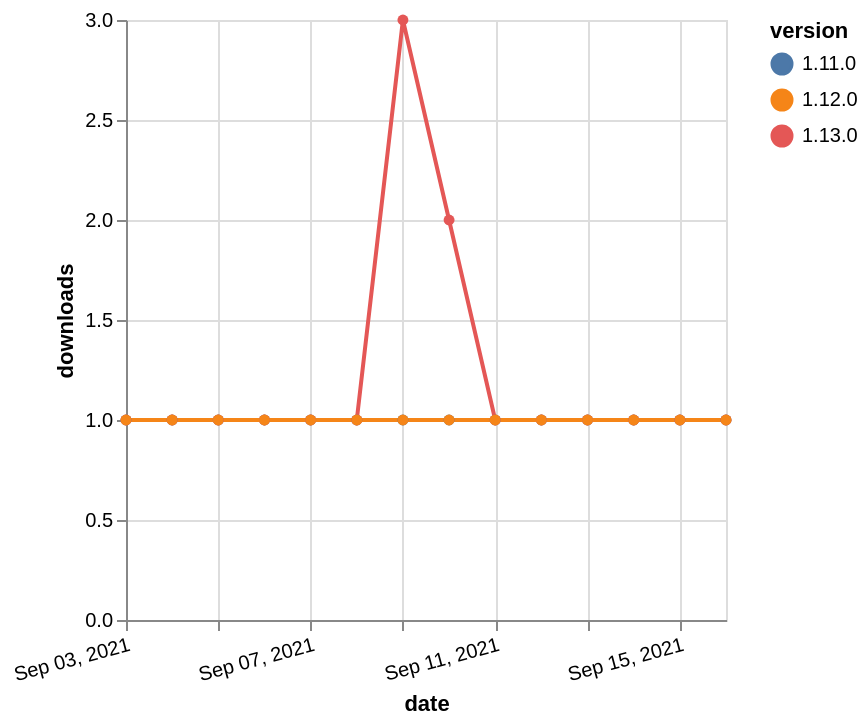

Describe this chart as a Vega-Lite specification.
### Vega-Lite specification from a JSON file in a GitHub repository (floating-point values rounded to 4 significant figures)
{"$schema": "https://vega.github.io/schema/vega-lite/v5.json", "description": "A simple bar chart with embedded data.", "data": {"values": [{"date": "2021-09-03", "total": 204, "delta": 1, "version": "1.11.0"}, {"date": "2021-09-04", "total": 205, "delta": 1, "version": "1.11.0"}, {"date": "2021-09-05", "total": 206, "delta": 1, "version": "1.11.0"}, {"date": "2021-09-06", "total": 207, "delta": 1, "version": "1.11.0"}, {"date": "2021-09-07", "total": 208, "delta": 1, "version": "1.11.0"}, {"date": "2021-09-08", "total": 209, "delta": 1, "version": "1.11.0"}, {"date": "2021-09-09", "total": 210, "delta": 1, "version": "1.11.0"}, {"date": "2021-09-10", "total": 211, "delta": 1, "version": "1.11.0"}, {"date": "2021-09-11", "total": 212, "delta": 1, "version": "1.11.0"}, {"date": "2021-09-12", "total": 213, "delta": 1, "version": "1.11.0"}, {"date": "2021-09-13", "total": 214, "delta": 1, "version": "1.11.0"}, {"date": "2021-09-14", "total": 215, "delta": 1, "version": "1.11.0"}, {"date": "2021-09-15", "total": 216, "delta": 1, "version": "1.11.0"}, {"date": "2021-09-16", "total": 217, "delta": 1, "version": "1.11.0"}, {"date": "2021-09-03", "total": 274, "delta": 1, "version": "1.13.0"}, {"date": "2021-09-04", "total": 275, "delta": 1, "version": "1.13.0"}, {"date": "2021-09-05", "total": 276, "delta": 1, "version": "1.13.0"}, {"date": "2021-09-06", "total": 277, "delta": 1, "version": "1.13.0"}, {"date": "2021-09-07", "total": 278, "delta": 1, "version": "1.13.0"}, {"date": "2021-09-08", "total": 279, "delta": 1, "version": "1.13.0"}, {"date": "2021-09-09", "total": 282, "delta": 3, "version": "1.13.0"}, {"date": "2021-09-10", "total": 284, "delta": 2, "version": "1.13.0"}, {"date": "2021-09-11", "total": 285, "delta": 1, "version": "1.13.0"}, {"date": "2021-09-12", "total": 286, "delta": 1, "version": "1.13.0"}, {"date": "2021-09-13", "total": 287, "delta": 1, "version": "1.13.0"}, {"date": "2021-09-14", "total": 288, "delta": 1, "version": "1.13.0"}, {"date": "2021-09-15", "total": 289, "delta": 1, "version": "1.13.0"}, {"date": "2021-09-16", "total": 290, "delta": 1, "version": "1.13.0"}, {"date": "2021-09-03", "total": 181, "delta": 1, "version": "1.12.0"}, {"date": "2021-09-04", "total": 182, "delta": 1, "version": "1.12.0"}, {"date": "2021-09-05", "total": 183, "delta": 1, "version": "1.12.0"}, {"date": "2021-09-06", "total": 184, "delta": 1, "version": "1.12.0"}, {"date": "2021-09-07", "total": 185, "delta": 1, "version": "1.12.0"}, {"date": "2021-09-08", "total": 186, "delta": 1, "version": "1.12.0"}, {"date": "2021-09-09", "total": 187, "delta": 1, "version": "1.12.0"}, {"date": "2021-09-10", "total": 188, "delta": 1, "version": "1.12.0"}, {"date": "2021-09-11", "total": 189, "delta": 1, "version": "1.12.0"}, {"date": "2021-09-12", "total": 190, "delta": 1, "version": "1.12.0"}, {"date": "2021-09-13", "total": 191, "delta": 1, "version": "1.12.0"}, {"date": "2021-09-14", "total": 192, "delta": 1, "version": "1.12.0"}, {"date": "2021-09-15", "total": 193, "delta": 1, "version": "1.12.0"}, {"date": "2021-09-16", "total": 194, "delta": 1, "version": "1.12.0"}]}, "width": "container", "mark": {"type": "line", "point": {"filled": true}}, "encoding": {"x": {"field": "date", "type": "temporal", "timeUnit": "yearmonthdate", "title": "date", "axis": {"labelAngle": -15}}, "y": {"field": "delta", "type": "quantitative", "title": "downloads"}, "color": {"field": "version", "type": "nominal"}, "tooltip": {"field": "delta"}}}
